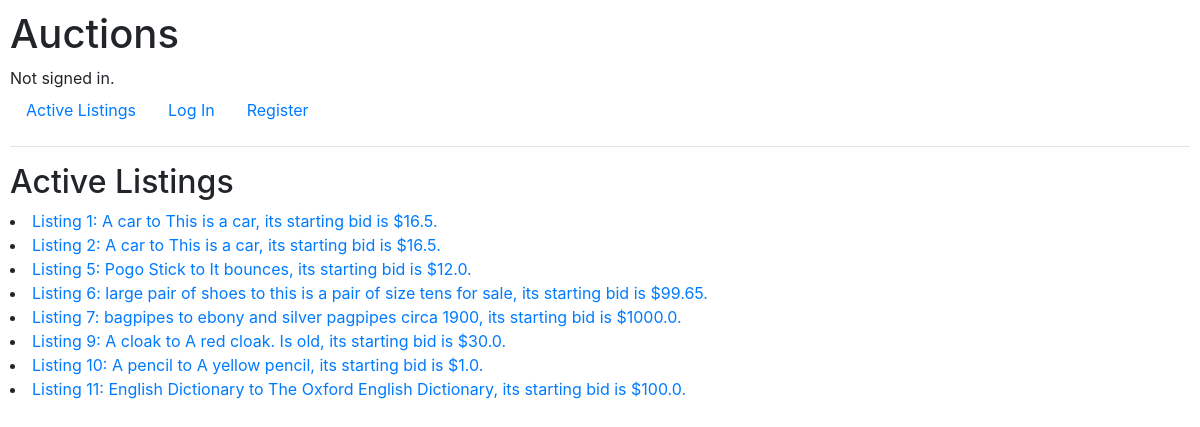
Before: / with the older database file.
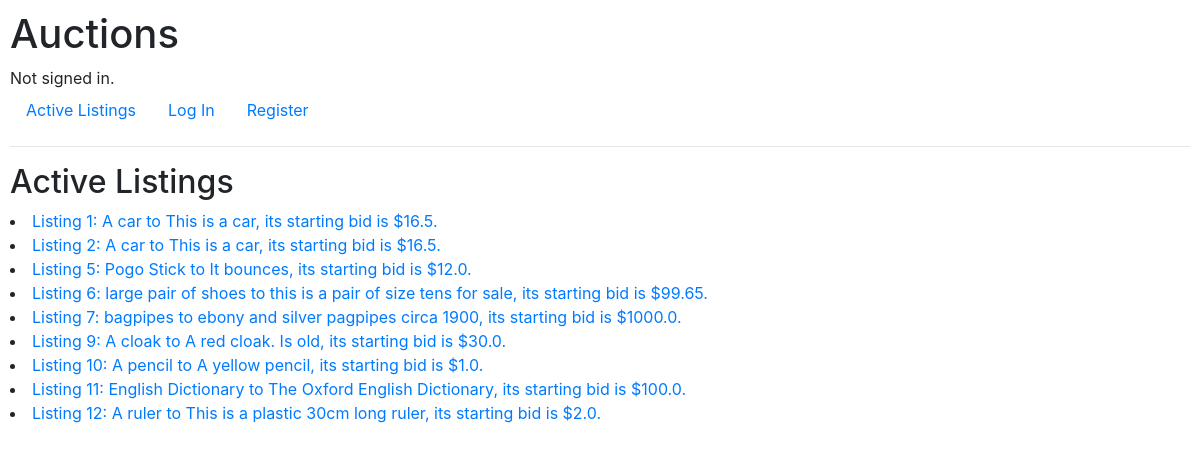
After: the same page with the newer database file.
### auctions/models.py (models this page shows, shortened)
class Auction_listings(models.Model):
    name = models.CharField(max_length=64)
    body_text = models.TextField()
    init_price = models.FloatField(max_length=16)
    picture = models.URLField(null = True, blank=True)
    category = models.ForeignKey(Category, on_delete=models.CASCADE, max_length=16, null = True)

### auctions/views.py (the view)
# urls.py: path("", views.index, name="index"),
def index(request):
    return render(request, "auctions/index.html", {
        "listings": Auction_listings.objects.all()
    })

### auctions/templates/auctions/index.html
{% extends "auctions/layout.html" %}
{% block body %}
    <h2>Active Listings</h2>
    {% for listing in listings %}
    <li>
        <a href="{% url 'listing' listing.id%}">
            Listing {{ listing.id }}: {{ listing.name }} to {{ listing.body_text }}, its starting bid is ${{listing.init_price}}.
        </a>
    </li>
    {% endfor %}
{% endblock %}

### auctions/templates/auctions/layout.html (shortened to what this page needs)
{% load static %}
<!DOCTYPE html>
<html lang="en">
    <head>
        <link rel="stylesheet" href="https://stackpath.bootstrapcdn.com/bootstrap/4.4.1/css/bootstrap.min.css">
        <link href="{% static 'auctions/styles.css' %}" rel="stylesheet">
    </head>
    <body>
        <h1>Auctions</h1>
        <div>
            {% if user.is_authenticated %}
                Signed in as <strong>{{ user.username }}</strong>.
            {% else %}
                Not signed in.
            {% endif %}
        </div>
        <ul class="nav">
            <li class="nav-item">
                <a class="nav-link" href="{% url 'index' %}">Active Listings</a>
            </li>
            {% if user.is_authenticated %}
                <li class="nav-item">
                    <a class="nav-link" href="{% url 'create_listing' %}">Create Listing</a>
                </li>
                <li class="nav-item">
                    <a class="nav-link" href="{% url 'logout' %}">Log Out</a>
                </li>
            {% else %}
                <li class="nav-item">
                    <a class="nav-link" href="{% url 'login' %}">Log In</a>
                </li>
                <li class="nav-item">
                    <a class="nav-link" href="{% url 'register' %}">Register</a>
                </li>
            {% endif %}
        </ul>
        <hr>
        {% block body %}
        {% endblock %}
    </body>
</html>

### auctions/static/auctions/styles.css (style rules this page uses)
body { padding: 10px; }

Changed rows visible on the page:
added Auction_listings: id "12", name "A ruler", body_text "This is a plastic 30cm long ruler", init_price "2.0"
